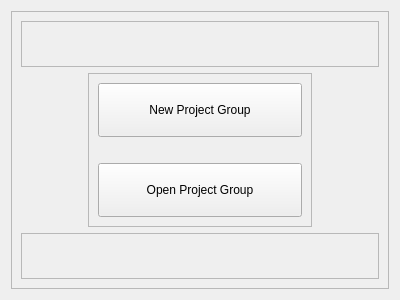
<?xml version="1.0" encoding="UTF-8"?>
<ui version="4.0">
 <class>OpenCreateSlnDlg</class>
 <widget class="QWidget" name="OpenCreateSlnDlg">
  <property name="geometry">
   <rect>
    <x>0</x>
    <y>0</y>
    <width>400</width>
    <height>300</height>
   </rect>
  </property>
  <property name="windowTitle">
   <string>Work mode</string>
  </property>
  <property name="styleSheet">
   <string notr="true">QPushButton
{
	border-image: url(:/images/btn_normal_normal.png) 2;
	border-width: 2;
	min-width:200px;
	max-width:200px;	
	min-height:50px;
	max-height:50px;	
}

QPushButton:hover
{
	border-image: url(:/images/btn_normal_hover.png) 2;
	border-width: 2;
}



QPushButton:pressed
{
border-image: url(:/images/btn_normal_press.png) 2;
border-width: 2;
}

QPushButton:disabled
{
color: rgb(102, 102, 102);

border-image: url(:/images/btn_normal_disabled.png) 2;

border-width: 2;

}</string>
  </property>
  <layout class="QVBoxLayout" name="verticalLayout">
   <item>
    <widget class="QFrame" name="frame">
     <property name="frameShape">
      <enum>QFrame::StyledPanel</enum>
     </property>
     <property name="frameShadow">
      <enum>QFrame::Raised</enum>
     </property>
     <layout class="QVBoxLayout" name="verticalLayout_2">
      <item>
       <widget class="QFrame" name="frame_2">
        <property name="frameShape">
         <enum>QFrame::StyledPanel</enum>
        </property>
        <property name="frameShadow">
         <enum>QFrame::Raised</enum>
        </property>
       </widget>
      </item>
      <item alignment="Qt::AlignHCenter">
       <widget class="QFrame" name="frame_3">
        <property name="frameShape">
         <enum>QFrame::StyledPanel</enum>
        </property>
        <property name="frameShadow">
         <enum>QFrame::Raised</enum>
        </property>
        <layout class="QVBoxLayout" name="verticalLayout_3">
         <item>
          <widget class="QPushButton" name="btnNewWork">
           <property name="text">
            <string>New Project Group</string>
           </property>
          </widget>
         </item>
         <item>
          <spacer name="verticalSpacer">
           <property name="orientation">
            <enum>Qt::Vertical</enum>
           </property>
           <property name="sizeType">
            <enum>QSizePolicy::Fixed</enum>
           </property>
           <property name="sizeHint" stdset="0">
            <size>
             <width>20</width>
             <height>20</height>
            </size>
           </property>
          </spacer>
         </item>
         <item>
          <widget class="QPushButton" name="btnOpenWork">
           <property name="text">
            <string>Open Project Group</string>
           </property>
          </widget>
         </item>
        </layout>
       </widget>
      </item>
      <item>
       <widget class="QFrame" name="frame_4">
        <property name="frameShape">
         <enum>QFrame::StyledPanel</enum>
        </property>
        <property name="frameShadow">
         <enum>QFrame::Raised</enum>
        </property>
       </widget>
      </item>
     </layout>
    </widget>
   </item>
  </layout>
 </widget>
 <resources/>
 <connections/>
</ui>
